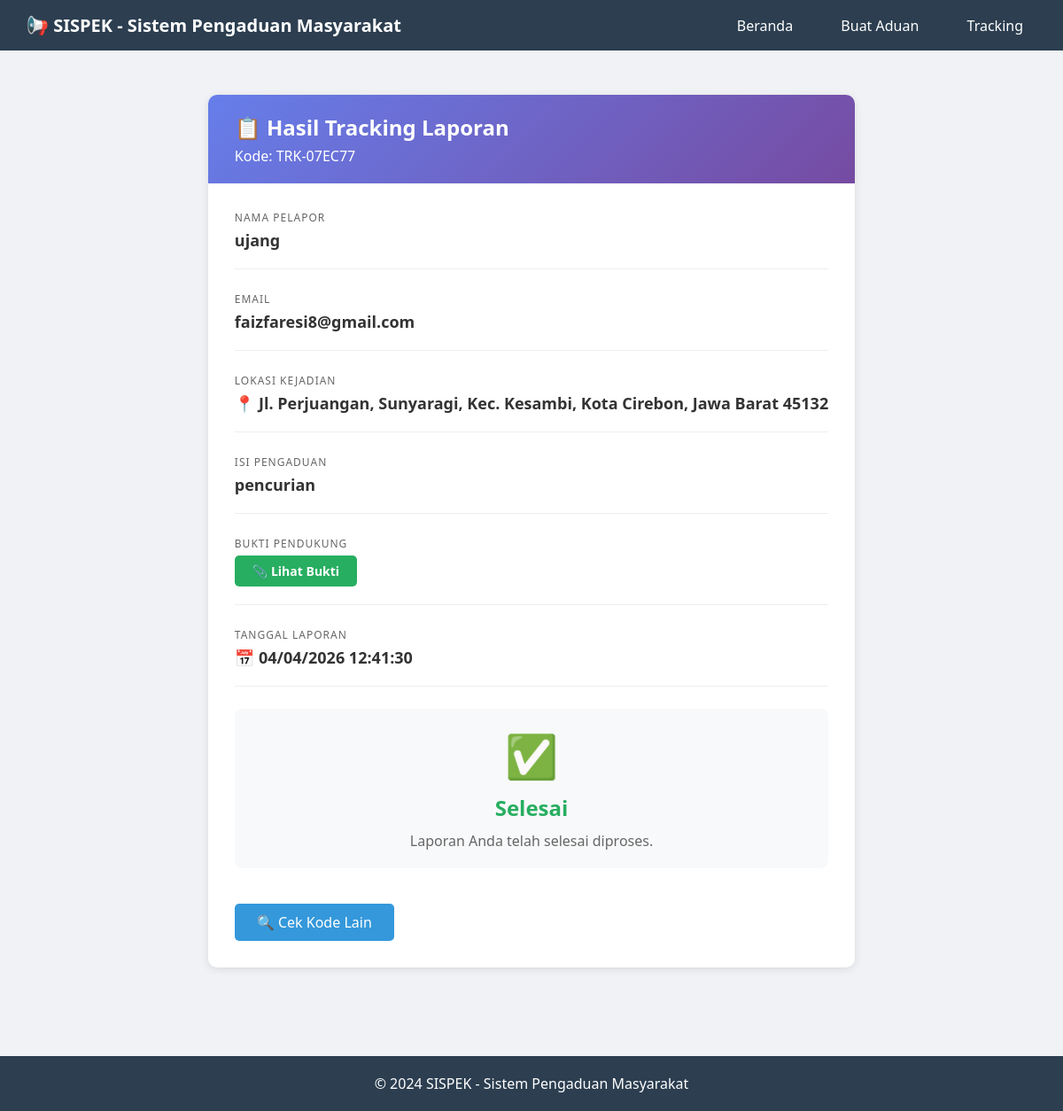
The app's page /pengaduan_masyarakat/cek_status.php?kode=TRK-07EC77 with its own data.
### tables this page shows
CREATE TABLE `laporan` (
  `id_laporan` int(11) NOT NULL,
  `kode_tracking` varchar(20) NOT NULL,
  `nama_pelapor` varchar(100) NOT NULL,
  `email` varchar(100) NOT NULL,
  `lokasi` text NOT NULL,
  `isi_pengaduan` text NOT NULL,
  `bukti_file` varchar(255) DEFAULT NULL,
  `status` enum('pending','proses','selesai') NOT NULL DEFAULT 'pending',
  `tgl_input` timestamp NOT NULL DEFAULT current_timestamp()
);

### pengaduan_masyarakat/cek_status.php (the view, shortened to what this page needs)
<?php
require_once 'config.php';
$kode_tracking = trim($_GET['kode'] ?? '');
$sql = "SELECT * FROM laporan WHERE kode_tracking = ?";
$stmt = $koneksi->prepare($sql);
$stmt->bind_param("s", $kode_tracking);
$stmt->execute();
$result = $stmt->get_result();
$laporan = $result->fetch_assoc();
$status_badge = [
    'pending' => ['label' => 'Pending', 'color' => '#f39c12', 'icon' => '⏳', 'text' => 'Laporan Anda sedang menunggu diproses oleh petugas.'],
    'proses'  => ['label' => 'Diproses', 'color' => '#3498db', 'icon' => '🔄', 'text' => 'Laporan Anda sedang dalam penanganan oleh petugas.'],
    'selesai' => ['label' => 'Selesai', 'color' => '#27ae60', 'icon' => '✅', 'text' => 'Laporan Anda telah selesai diproses.']
];
?>
<!DOCTYPE html>
<html lang="id">
<head>
</head>
<body>
    <div class="navbar">
        <h1>📢 SISPEK - Sistem Pengaduan Masyarakat</h1>
        <div class="nav-links">
            <a href="index.php">Beranda</a>
            <a href="form.php">Buat Aduan</a>
            <a href="tracking.php">Tracking</a>
        </div>
    </div>
    <div class="container">
        <div class="card">
            <div class="card-header">
                <h2>📋 Hasil Tracking Laporan</h2>
                <p>Kode: <?php echo htmlspecialchars($kode_tracking); ?></p>
            </div>
            <div class="card-body">
                <?php if (!$laporan): ?>
                    <div class="not-found">
                        <div class="icon">🔍</div>
                        <h3>Laporan Tidak Ditemukan</h3>
                        <p>Maaf, kode tracking <strong><?php echo htmlspecialchars($kode_tracking); ?></strong> tidak ditemukan.</p>
                        <p>Pastikan kode yang Anda masukkan sudah benar.</p>
                        <a href="tracking.php" class="btn-back">← Kembali ke Tracking</a>
                    </div>
                <?php else: ?>
                    <div class="info-laporan">
                        <div class="label">Nama Pelapor</div>
                        <div class="value"><?php echo htmlspecialchars($laporan['nama_pelapor']); ?></div>
                    </div>
                    <div class="info-laporan">
                        <div class="label">Email</div>
                        <div class="value"><?php echo htmlspecialchars($laporan['email']); ?></div>
                    </div>
                    <div class="info-laporan">
                        <div class="label">Lokasi Kejadian</div>
                        <div class="value">📍 <?php echo htmlspecialchars($laporan['lokasi']); ?></div>
                    </div>
                    <div class="info-laporan">
                        <div class="label">Isi Pengaduan</div>
                        <div class="value"><?php echo nl2br(htmlspecialchars($laporan['isi_pengaduan'])); ?></div>
                    </div>
                    <?php if (!empty($laporan['bukti_file'])): ?>
                        <div class="info-laporan">
                            <div class="label">Bukti Pendukung</div>
                            <div class="value bukti-link">
                                <a href="uploads/<?php echo htmlspecialchars($laporan['bukti_file']); ?>" class="btn-download" target="_blank">📎 Lihat Bukti</a>
                            </div>
                        </div>
                    <?php endif; ?>
                    <div class="info-laporan">
                        <div class="label">Tanggal Laporan</div>
                        <div class="value">📅 <?php echo date('d/m/Y H:i:s', strtotime($laporan['tgl_input'])); ?></div>
                    </div>
                    <?php
                        $status = $laporan['status'];
                        $badge = $status_badge[$status] ?? $status_badge['pending'];
                    ?>
                    <div class="status-card">
                        <div class="status-icon"><?php echo $badge['icon']; ?></div>
                        <div class="status-label" style="color: <?php echo $badge['color']; ?>">
                            <?php echo $badge['label']; ?>
                        </div>
                        <div class="status-text"><?php echo $badge['text']; ?></div>
                    </div>
                    <a href="tracking.php" class="btn-back">🔍 Cek Kode Lain</a>
                <?php endif; ?>
            </div>
        </div>
    </div>
    <footer>
        <p>&copy; 2024 SISPEK - Sistem Pengaduan Masyarakat</p>
    </footer>
</body>
</html>

### pengaduan_masyarakat/cek_status.php (style rules this page uses)
* { margin: 0; padding: 0; box-sizing: border-box; }
body { font-family: 'Segoe UI', Arial, sans-serif; background: #f0f2f5; min-height: 100vh; display: flex; flex-direction: column; }
.navbar { background: #2c3e50; color: white; padding: 15px 30px; display: flex; justify-content: space-between; align-items: center; flex-wrap: wrap; }
.navbar h1 { font-size: 20px; }
.nav-links a { color: white; text-decoration: none; margin-left: 20px; padding: 8px 15px; border-radius: 5px; }
.container { max-width: 800px; margin: 50px auto; padding: 0 20px; flex: 1; }
.card { background: white; border-radius: 10px; box-shadow: 0 2px 10px rgba(0,0,0,0.1); overflow: hidden; }
.card-header { background: linear-gradient(135deg, #667eea 0%, #764ba2 100%); color: white; padding: 20px 30px; }
.card-header h2 { margin-bottom: 5px; }
.card-body { padding: 30px; }
.btn-back { display: inline-block; margin-top: 20px; padding: 10px 25px; background: #3498db; color: white; text-decoration: none; border-radius: 5px; }
.info-laporan { margin-bottom: 25px; padding-bottom: 20px; border-bottom: 1px solid #eee; }
.info-laporan .label { font-size: 12px; color: #666; text-transform: uppercase; letter-spacing: 1px; }
.info-laporan .value { font-size: 18px; font-weight: bold; color: #333; margin-top: 5px; word-wrap: break-word; }
.status-card { background: #f8f9fa; border-radius: 8px; padding: 20px; text-align: center; margin: 20px 0; }
.status-icon { font-size: 48px; margin-bottom: 10px; }
.status-label { font-size: 24px; font-weight: bold; margin-bottom: 10px; }
.status-text { color: #666; }
.bukti-link { margin-top: 20px; }
.btn-download { display: inline-block; padding: 8px 20px; background: #27ae60; color: white; text-decoration: none; border-radius: 5px; font-size: 14px; }
footer { text-align: center; padding: 20px; background: #2c3e50; color: white; margin-top: 50px; }

### records on screen
laporan: nama_pelapor "ujang", email "faizfaresi8@gmail.com", lokasi "Jl. Perjuangan, Sunyaragi, Kec. Kesambi, Kota Cirebon, Jawa Barat 45132", isi_pengaduan "pencurian", tgl_input "04/04/2026 12:41:30", status "✅", status "Selesai", status "Laporan Anda telah selesai diproses."

### other values on screen
$kode_tracking "TRK-07EC77"
